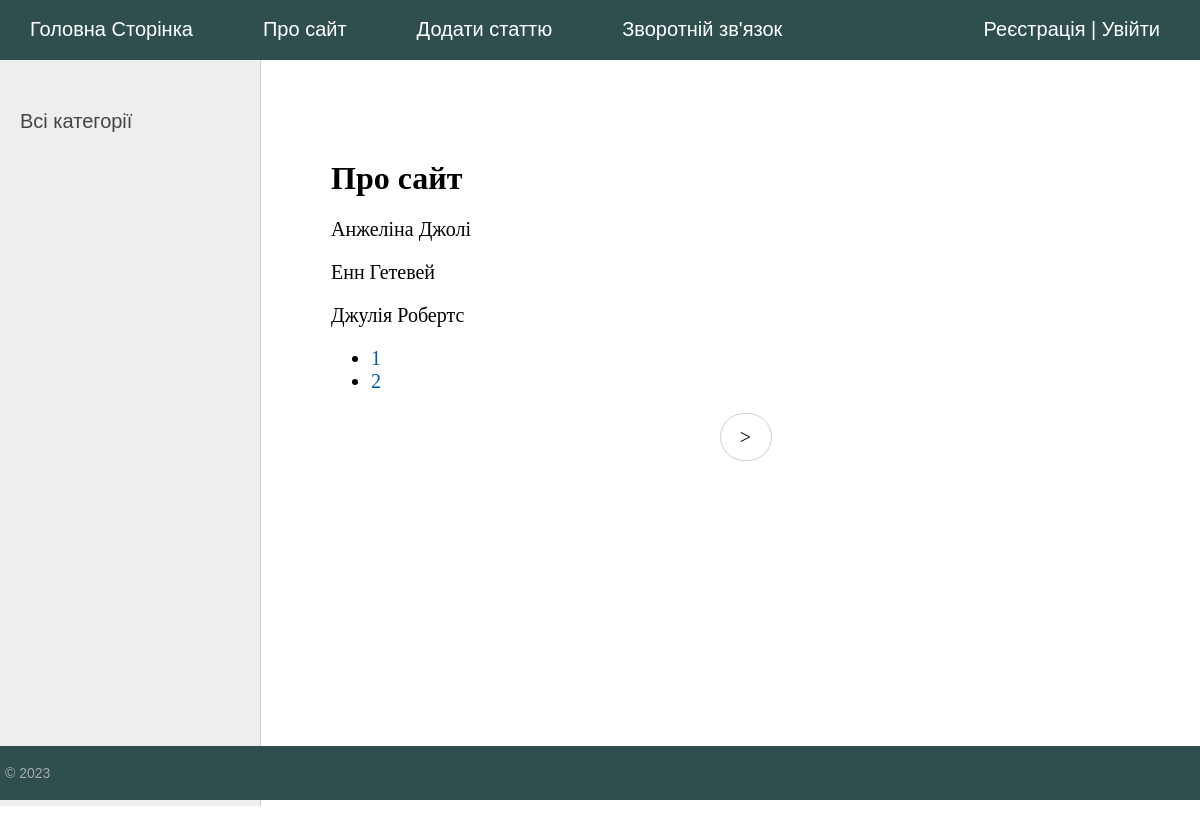
/about/, run on an earlier commit of the app's database.
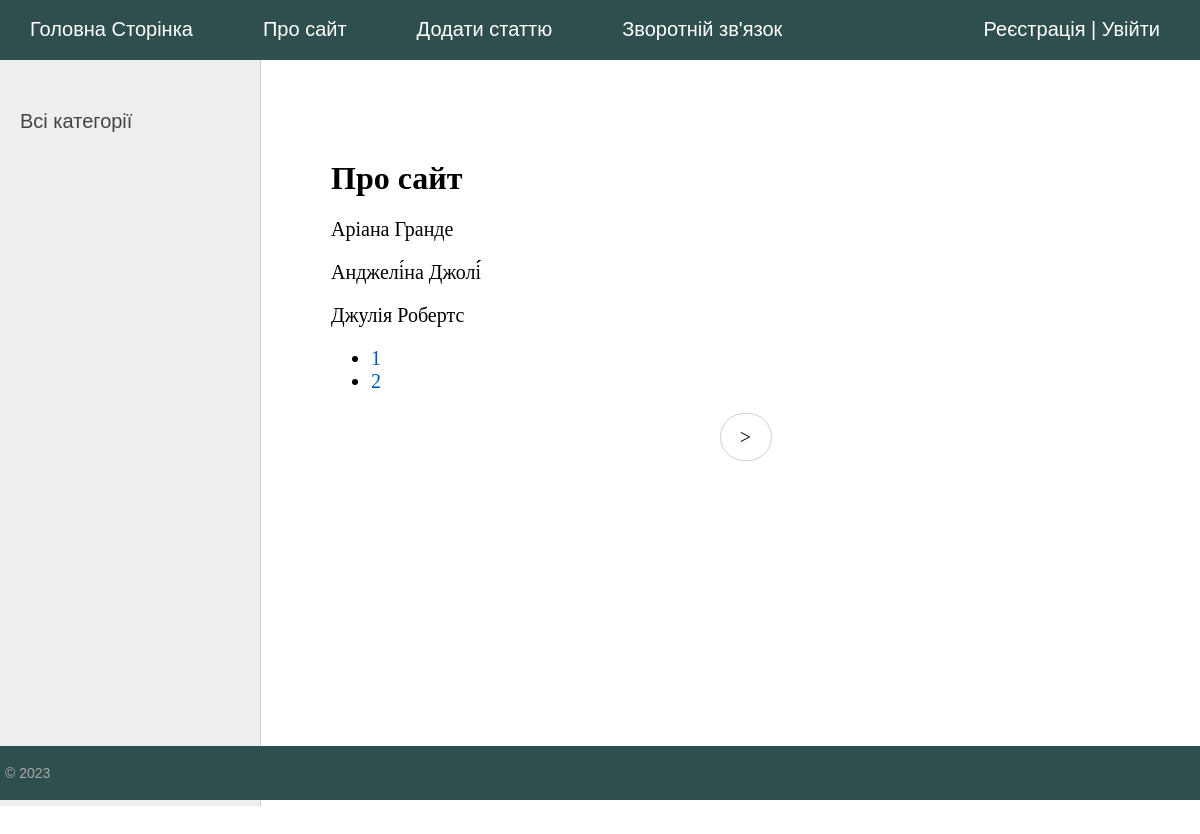
And on a later commit of the database.
### women/models.py (models this page shows, shortened)
class Women(models.Model):
    title = models.CharField(max_length=255, verbose_name='Заголовок')
    slug = models.SlugField(max_length=255, unique=True, db_index=True, verbose_name='URL')
    content = models.TextField(blank=True, verbose_name='Текст статті')
    photo = models.ImageField(upload_to="photos/%Y/%m/%d/", verbose_name='Фото')
    time_create = models.DateTimeField(auto_now_add=True, verbose_name='Час створення')
    time_update = models.DateTimeField(auto_now=True, verbose_name='Час внесення змін')
    is_published = models.BooleanField(default=True, verbose_name='Публікація')
    cat = models.ForeignKey('Category', on_delete=models.PROTECT, verbose_name='Категорія')
    def __str__(self):
        return self.title
    class Meta:
        verbose_name = 'Відомі жінки'
        verbose_name_plural = 'Відомі жінки'
        ordering = ['time_create', 'title']

### women/views.py (the view)
# urls.py: path('about/', about, name='about'),
def about(request):
    contact_list = Women.objects.all()
    paginator = Paginator(contact_list, 3)
    page_name = request.GET.get('page')
    page_obj = paginator.get_page(page_name)
    return render(request, 'women/about.html', {'page_obj': page_obj, 'menu': menu, 'title': 'Про сайт'})

### women/models.py (called while the page is built)
    def __str__(self):
        return self.name

    def get_absolute_url(self):
        return reverse('category', kwargs={'cat_slug': self.slug})

### women/templatetags/women_tags.py (called while the page is built)
@register.simple_tag(name='getcats')  #простий тег
def get_categories(filter=None):
    if not filter:
        return Category.objects.all()
    else:
        return Category.objects.filter(pk=filter)

@register.inclusion_tag('women/list_categories.html')
def show_categories(cat_selected=0):
    cats = Category.objects.all()
    return {"cats": cats, "cat_selected": cat_selected}

### women/templates/women/about.html
{% extends 'women/base.html' %}
{% block content %}
<h1>{{title}}</h1>
{% for obj in page_obj %}
<p>{{ obj }}</p>
{% endfor %}
<nav>
	<ul>
		{% for p in page_obj.paginator.page_range %}
		<li>
			<a href="?page={{ p }}">{{ p }}</a>
		</li>
		{% endfor %}
	</ul>
</nav>
{% endblock %}

### women/templates/women/base.html (shortened to what this page needs)
{% load static %}
 {% load women_tags %}
<!DOCTYPE html>
<html>
<head>
	<link type="text/css" href="{% static 'women/css/styles.css' %}" rel="stylesheet" />
</head>
<body>
<table class="table-page" border=0 cellpadding="0" cellspacing="0">
<tr><td valign=top>
{% block mainmenu %}
		<div class="header">
			<ul id="mainmenu" class="mainmenu">
				{% for m in menu %}
					<li><a href="{% url m.url_name %}">{{m.title}}</a></li>
				{% endfor %}
				<li class="last"><a href="{% url 'register' %}">Реєстрація</a> | <a href="{% url 'login' %}">Увійти</a></li>
			</ul>
		</div>
{% endblock mainmenu %}
<table class="table-content" border=0 cellpadding="0" cellspacing="0">
<tr>
	<td valign="top" class="left-chapters">
	<ul id="leftchapters">
		{% if cat_selected == 0 %}
			<li class="selected">Всі категорії</li>
		{% else %}
			<li><a href="{% url 'home' %}">Всі категорії</a></li>
		{% endif %}
	</ul>
</td>
<td valign="top" class="content">
	<div class="content-text">
{% block content %}
{% endblock %}
{% if page_obj.has_other_pages %}
<nav class="list-pages">
    <ul>
{% if page_obj.has_next %}
<li class="page-num">
	<a href="?page={{ page_obj.next_page_number }}">&gt;</a>
</li>
{% endif %}
    </ul>
</nav>
{% endif %}
</div>
</td></tr></table>
</td></tr>
<tr><td valign=top>
	<div id="footer">
		<p>&copy; 2023 </p>
	</div>
</td></tr></table>
</body>
</html>

### women/static/women/css/styles.css (style rules this page uses)
html, body { font-family: 'Arial'; margin: 0; padding: 0; height: 100%; width: 100%; color: #444; }
a { color: #0059b2; text-decoration: none; }
.table-page { width: 100%; height: 100%; vertical-align: top; }
.table-page tr { height: 100%; }
.header { background:darkslategrey; height: 60px; }
ul.mainmenu { list-style: none; margin: 0; padding: 0; height: 60px; color: white; font-size: 20px; overflow: hidden; }
ul.mainmenu li { float: left; margin: 18px 40px 0 30px; }
ul.mainmenu li.last { float: right; }
ul.mainmenu li a { color: white; text-decoration: none; }
.table-content { width: 100%; min-height: 100%; height: 100%; }
.left-chapters { margin: 0; background: #eee; border-right: 1px solid #ccc; min-height: 100%; }
.left-chapters ul { width: 230px; min-height: 100%; margin: 0; padding: 20px 10px 10px 20px; list-style: none; font-size: 20px; }
.left-chapters ul li { margin: 30px 0 0 0; color: #999; }
.left-chapters ul li a { color: #444; text-decoration: none; }
.content { padding: 40px 20px 20px 40px; width: 100%; box-sizing: border-box; }
.content-text { margin: 60px 0 0 30px; color: #000; font-size: 20px; font-family: Yandex Sans Display Light; }
.content-text h1 { font-size: 32px; }
#footer { box-sizing: border-box; background:darkslategrey; padding: 5px; color: #aaa; font-size: 14px; font-family: Verdana, Geneva, Arial, Helvetica; text-align: left; overflow: hidden; }
.list-pages { text-align: center; margin: 0 0 20px 0; }
.list-pages ul { margin: 20px 0 0 0; padding: 0; list-style: none; }
.list-pages ul li { display: inline-block; margin: 0 20px 0 0; }
.list-pages a { color: #000; font-size: 20px; text-decoration: none; }
.list-pages .page-num, .page-num-selected { display: inline-block; width: 50px; height: 34px; padding: 12px 0 0 0; border: 1px solid #d0d0d0; border-radius: 30px; }

What changed in the data, as far as the page shows it:
removed Women: title "Анжеліна Джолі"
removed Women: title "Енн Гетевей"
added Women: title "Аріана Гранде"
added Women: title "Анджелі́на Джолі́́"
